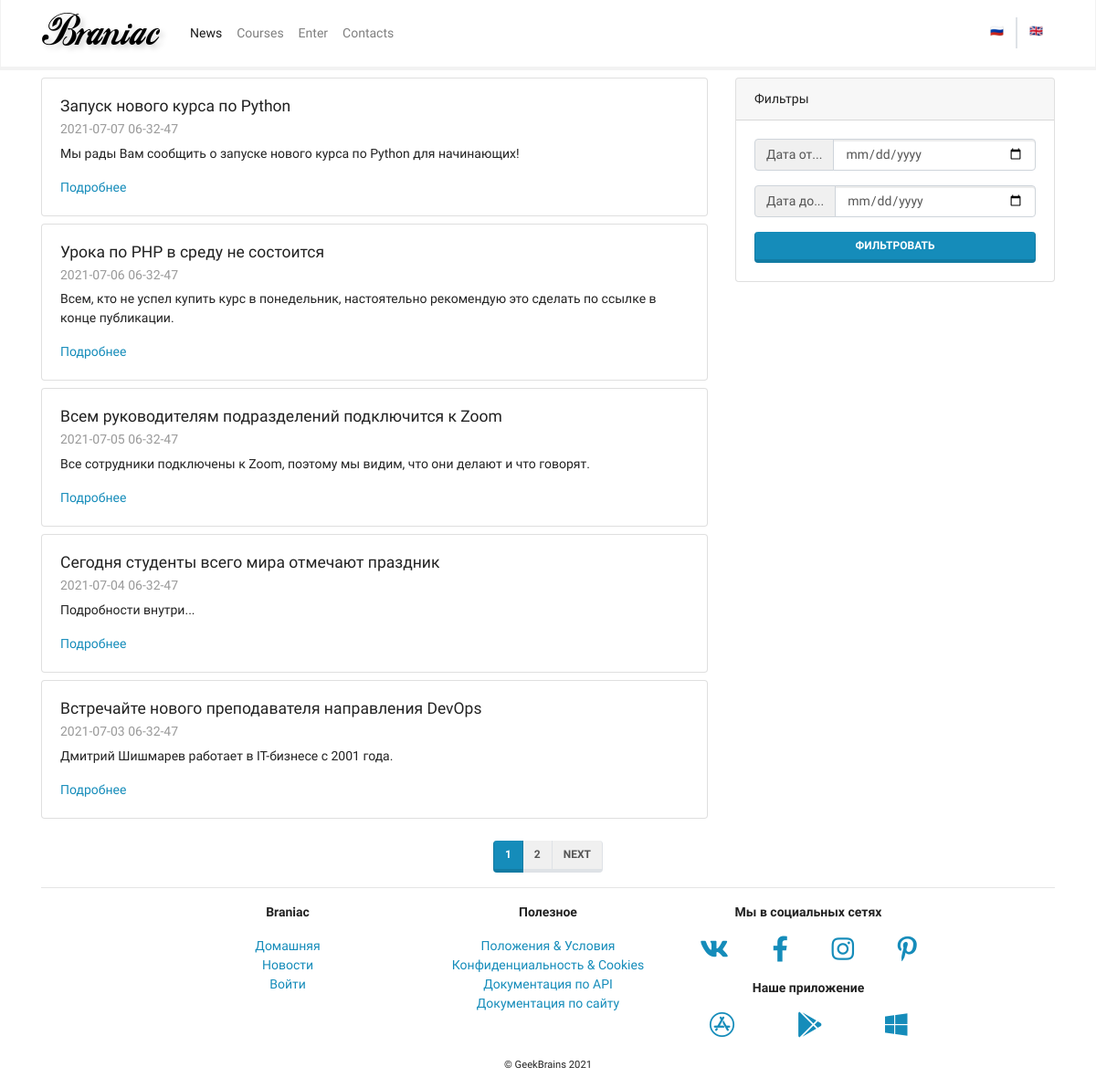
The page /mainapp/news/ on the database its author committed.
### mainapp/models.py (models this page shows, shortened)
class News(models.Model):
    title = models.CharField(max_length=256, verbose_name="Title")
    preambule = models.CharField(max_length=1024, verbose_name="Preambule")
    body = models.TextField(blank=True, null=True, verbose_name="Body")
    body_as_markdown = models.BooleanField(default=False, verbose_name="As markdown")
    created = models.DateTimeField(auto_now_add=True, verbose_name="Created", editable=False)
    updated = models.DateTimeField(auto_now=True, verbose_name="Edited", editable=False)
    deleted = models.BooleanField(default=False)
    class Meta:
        verbose_name = _("News")
        verbose_name_plural = _("News")
        ordering = ("-created",)

### mainapp/views.py (the view)
# urls.py: path("news/", views.NewsListView.as_view(), name="news"),
class NewsListView(ListView):
    model = mainapp_models.News
    paginate_by = 5
    def get_queryset(self):
        return super().get_queryset().filter(deleted=False)

### mainapp/context_processors/example.py (called while the page is built)
def simple_context_processor(request):
    return {"foo": "bar"}

### mainapp/templates/mainapp/news_list.html (shortened to what this page needs)
{% extends 'base.html' %}
{% block content %}
  <div class="row">
    <div class="col-lg-8">
      {% for item in object_list %}
        <div class="card my-2">
          <div class="card-body">
            <h5 class="card-title">{{ item.title }}</h5>
            <h6 class="card-subtitle mb-2 text-muted">
              {{ item.created|date:"Y-m-d h-i-s" }}
            </h6>
            <p class="card-text">{{ item.preambule }}</p>
            <div class="row">
              <div class="col">
                <a href="{% url 'mainapp:news_detail' pk=item.pk %}"
                  class="card-link">Подробнее</a>
              </div>
            </div>
          </div>
        </div>
      {% endfor %}
    </div>
    <div class="col-lg-4">
      <div class="card my-2 sticky-top">
        <div class="card-header">
          Фильтры
        </div>
        <div class="card-body">
          <form action="">
            <div class="input-group mb-3">
              <div class="input-group-prepend">
                <span class="input-group-text" id="basic-addon1">Дата от...</span>
              </div>
              <input type="date" class="form-control" name="dateFrom">
            </div>
            <div class="input-group mb-3">
              <div class="input-group-prepend">
                <span class="input-group-text" id="basic-addon1">Дата до...</span>
              </div>
              <input type="date" class="form-control" name="dateTo">
            </div>
            <button type="submit"
              class="btn btn-primary btn-block">Фильтровать</button>
          </form>
        </div>
      </div>
    </div>
  </div>
  <div class="row justify-content-center align-items-center mt-3 mb-n3">
    <nav aria-label="Page navigation example">
      <ul class="pagination">
        {% for item in page_obj.paginator.page_range %}
          <li class="page-item
            {% if item == page_obj.number %}active{% endif %}">
            <a class="page-link" href="?page={{ item }}">{{ item }}</a>
          </li>
        {% endfor %}
        {% if page_obj.has_next %}
          <li class="page-item"><a class="page-link"
            href="?page={{ page_obj.next_page_number }}">Next</a></li>
        {% endif %}
      </ul>
    </nav>
  </div>
{% endblock content %}

### rows shown on the page
News: title "Запуск нового курса по Python", created "2021-07-07 06-32-47", preambule "Мы рады Вам сообщить о запуске нового курса по Python для начинающих!"
News: title "Урока по PHP в среду не состоится", created "2021-07-06 06-32-47", preambule "Всем, кто не успел купить курс в понедельник, настоятельно рекомендую это сделать по ссылке в конце публикации."
News: title "Всем руководителям подразделений подключится к Zoom", created "2021-07-05 06-32-47", preambule "Все сотрудники подключены к Zoom, поэтому мы видим, что они делают и что говорят."
News: title "Сегодня студенты всего мира отмечают праздник", created "2021-07-04 06-32-47", preambule "Подробности внутри..."
News: title "Встречайте нового преподавателя направления DevOps", created "2021-07-03 06-32-47", preambule "Дмитрий Шишмарев работает в IT-бизнесе с 2001 года."

### other values the page prints
{{ item }} "1" "2"
